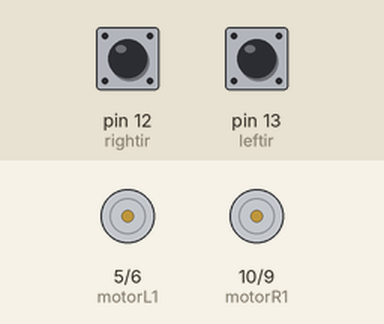
Recording of a sketch running on a simulated Arduino Uno, built with avr-gcc and run on an emulated ATmega328P. On the bench: motor-driver pin pairs drawn as motors (green arrow = first pin HIGH = forward, orange = second pin HIGH = backward, longer = more drive). The test bench sets the inputs (shaded band); at power-on: pin 12 (rightir) LOW, pin 13 (leftir) LOW.

Above: at 1.2 s.
1.3 s: pin 12 (rightir) pulled HIGH for 0.15 s
At 1.37 s:
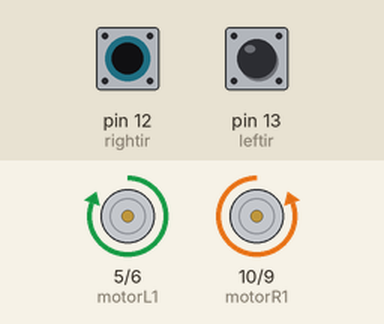
2.9 s: pin 13 (leftir) pulled HIGH for 0.15 s
At 2.97 s:
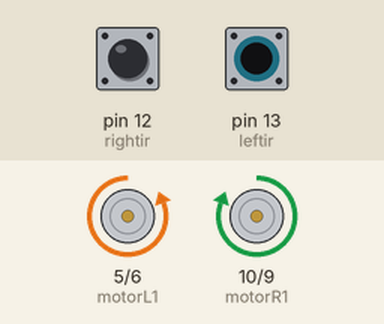
4.5 s: pin 13 (leftir) pulled HIGH for 3.2 s
At 8.9 s:
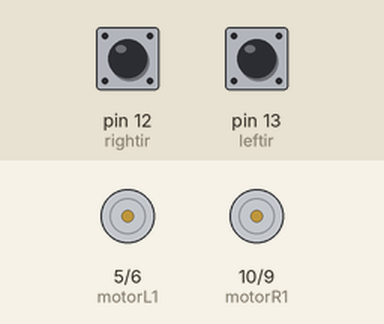
9.2 s: pin 12 (rightir) pulled HIGH for 3.2 s
At 10.1 s:
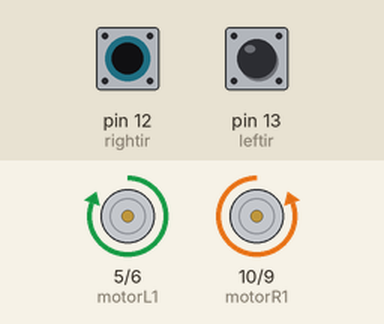
13.9 s: pin 12 (rightir) driven HIGH and pin 13 (leftir) driven HIGH
At 14.9 s:
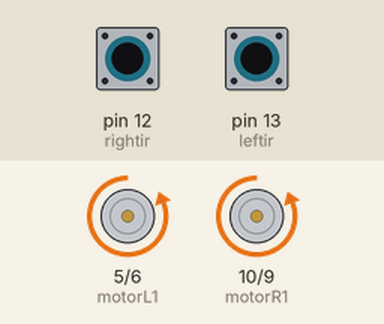
Timing chart, 0 to 16.4 s (numbered marks = the images above; inputs shaded):
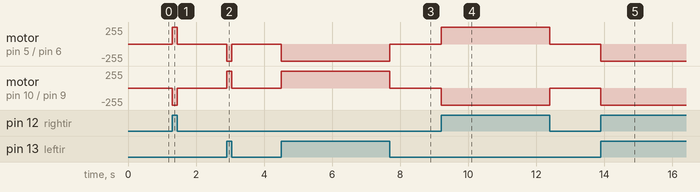

The sketch:

ir_sensor.ino
```cpp
int leftir = 13;
int rightir = 12;
int motorR1=10;        // Motor Pins
int motorR2=9;
int motorL1=5;
int motorL2=6;
int m,n;
void setup() {
  Serial.begin(9600);
  pinMode(leftir,INPUT);
  pinMode(rightir, INPUT);
  pinMode(motorR1,OUTPUT);
  pinMode(motorR2,OUTPUT);
  pinMode(motorL1,OUTPUT);
  pinMode(motorL2,OUTPUT);
}
void loop() {
  m = digitalRead(leftir);
  n = digitalRead(rightir);

  if(m == 1 && n == 1){
    //Forward
    digitalWrite(motorR1,LOW);
    digitalWrite(motorR2,HIGH);
    digitalWrite(motorL1,LOW);
    digitalWrite(motorL2,HIGH);
  }
  else if(m == 0 && n ==1){
    //Turn Left
    digitalWrite(motorR1,LOW);
    digitalWrite(motorR2,HIGH);
    digitalWrite(motorL1,HIGH);
    digitalWrite(motorL2,LOW);
  }
  else if(m == 1 && n == 0){
    //Turn Right
    digitalWrite(motorR1,HIGH);
    digitalWrite(motorR2,LOW);
    digitalWrite(motorL1,LOW);
    digitalWrite(motorL2,HIGH);
  }
  else{
    //stop
    digitalWrite(motorR1,LOW);
    digitalWrite(motorR2,LOW);
    digitalWrite(motorL1,LOW);
    digitalWrite(motorL2,LOW);
  }

}
```

Measured:
- after the input at 1.3 s, motor on pin 5 (motorL1) / pin 6 (motorL2): stopped → forward 255/255 at once, → stopped 0.15 s later; motor on pin 10 (motorR1) / pin 9 (motorR2): stopped → backward 255/255 at once, → stopped 0.15 s later
- after the input at 2.9 s, motor on pin 5 (motorL1) / pin 6 (motorL2): stopped → backward 255/255 at once, → stopped 0.15 s later; motor on pin 10 (motorR1) / pin 9 (motorR2): stopped → forward 255/255 at once, → stopped 0.15 s later
- after the input at 4.5 s, motor on pin 5 (motorL1) / pin 6 (motorL2): stopped → backward 255/255 at once, → stopped 3.2 s later; motor on pin 10 (motorR1) / pin 9 (motorR2): stopped → forward 255/255 at once, → stopped 3.2 s later
- after the input at 9.2 s, motor on pin 5 (motorL1) / pin 6 (motorL2): stopped → forward 255/255 at once, → stopped 3.2 s later; motor on pin 10 (motorR1) / pin 9 (motorR2): stopped → backward 255/255 at once, → stopped 3.2 s later
- after the input at 13.9 s, motor on pin 5 (motorL1) / pin 6 (motorL2), motor on pin 10 (motorR1) / pin 9 (motorR2): stopped → backward 255/255 at once
